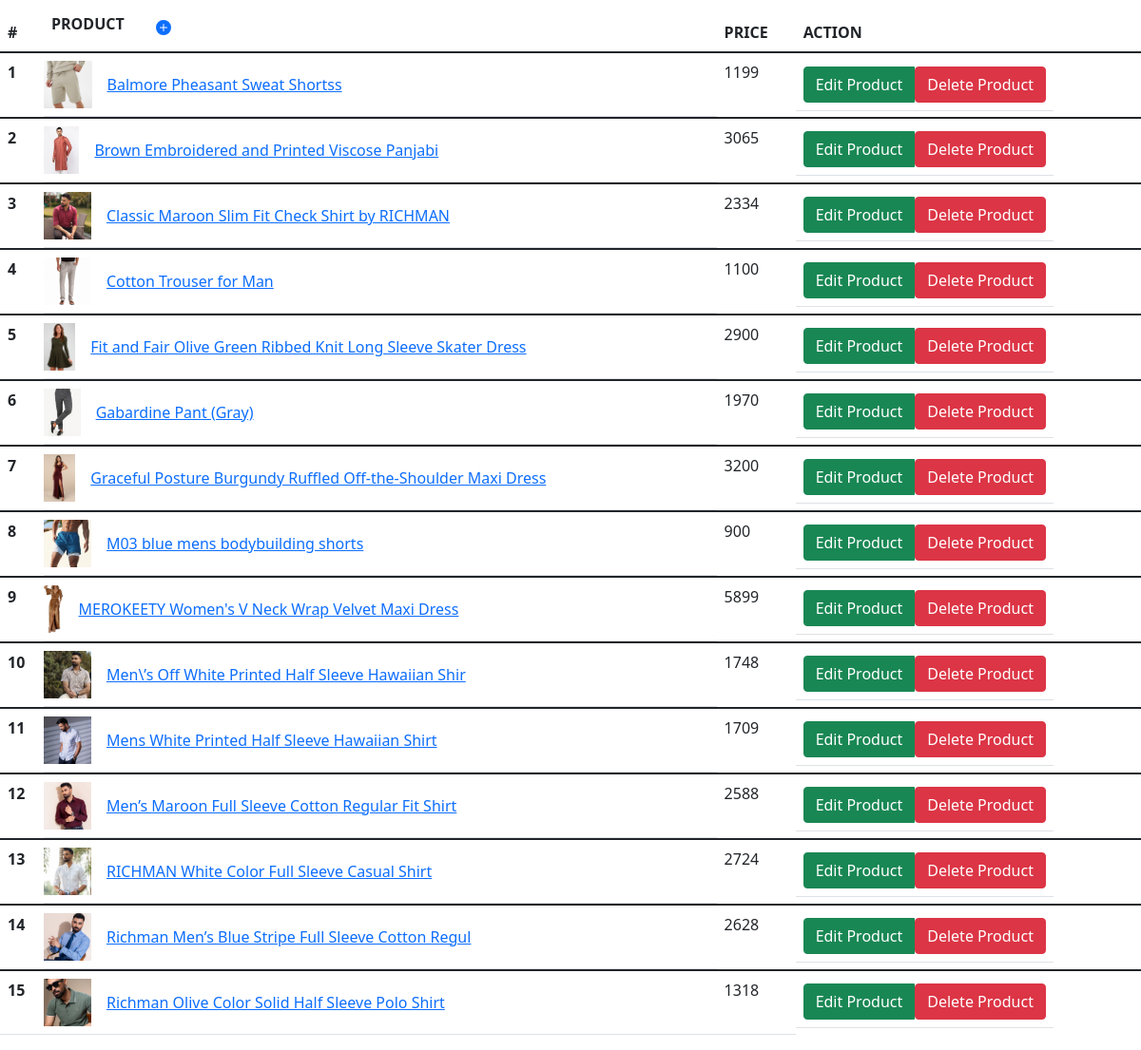
/dashboard/, run on the app's committed database.
### shop/models.py (models this page shows)
class Product(models.Model):
    category = models.ForeignKey(Category, on_delete=models.CASCADE)
    name = models.CharField(max_length=50)
    slug = models.SlugField(unique=True)
    image = models.ImageField(upload_to='product/image')
    ditails = models.TextField()
    color =  models.ManyToManyField(Color,null=True,blank=True)
    size = models.ManyToManyField(Size,null=True,blank=True)
    price = models.IntegerField()
    stock = models.IntegerField()
    isAvilable = models.BooleanField(default=True)
    def url(self):
        return reverse('product',args=[self.category.slug ,self.slug])

### dash/views.py (the view, shortened to what this page needs)
# urls.py: path('dashboard/',dash ,name='dash'),
def dash(request):
    products = Product.objects.all().order_by('name')
    cats = Category.objects.all().order_by('name')
    colors = Color.objects.all().order_by('color')
    sizes = Size.objects.all().order_by('size')
    context = {
        'product' : products,
        'cat' : cats,
        'colors' :colors,
        'sizes' : sizes
    }
    return render(request,'dash.html',context)

### shop/models.py (called while the page is built)
    def __str__(self):
        return self.color

    def __str__(self):
        return self.size

### templates/dash.html (shortened to what this page needs)
<!doctype html>
<html lang="en">
<head>
  <link href="https://cdn.jsdelivr.net/npm/bootstrap@5.1.3/dist/css/bootstrap.min.css" rel="stylesheet"
>
</head>
<body>
  <table class="table">
    <thead>
      <tr>
        <th scope="col">#</th>
        <th scope="col">PRODUCT
          <button type="button" class="btn btn-link ms-3" data-toggle="modal" data-target="#exampleModalCenteradd">
            <svg xmlns="http://www.w3.org/2000/svg" width="16" height="16" fill="currentColor"
              class="bi bi-plus-circle-fill" viewBox="0 0 16 16">
              <path
                d="M16 8A8 8 0 1 1 0 8a8 8 0 0 1 16 0M8.5 4.5a.5.5 0 0 0-1 0v3h-3a.5.5 0 0 0 0 1h3v3a.5.5 0 0 0 1 0v-3h3a.5.5 0 0 0 0-1h-3z" />
            </svg>
          </button>
        </th>
        <th scope="col">PRICE</th>
        <th scope="col">ACTION</th>
      </tr>
    </thead>
    {%for item in product%}
    <tbody>
      <tr>
        <th scope="row">{{forloop.counter}}</th>
        <td class="d-flex align-items-center border-top-0 border-bottom px-0 py-6">
          <div class="imgHold">
            <img src='{{item.image.url}}' alt="image description" class="img-fluid">
          </div>
          <span class="title pl-2 ms-3"> <a href="{{item.url}}">{{item.name}}</a></span>
        </td>
        <td>{{item.price}}</td>
        <td class="btn-group ps-20" role="group" aria-label="Basic mixed styles example">
          <button type="button" class="btn btn-success" data-toggle="modal"
            data-target="#exampleModalCenter{{item.id}}"> Edit Product </button>
          <a href=""> <button type="button" class="btn btn-danger"> Delete Product</button></a>
        </td>
      </tr>
      {%endfor%}
    </tbody>
  </table>
</body>
</html>

### templates/dash.html (style rules this page uses)
.imgHold img { width: auto; height: auto; max-width: 100%; max-height: 50px; }

### data on the page
Product: image (picture), name "Balmore Pheasant Sweat Shortss", price "1199"
Product: image (picture), name "Brown Embroidered and Printed Viscose Panjabi", price "3065"
Product: image (picture), name "Classic Maroon Slim Fit Check Shirt by RICHMAN", price "2334"
Product: image (picture), name "Cotton Trouser for Man", price "1100"
Product: image (picture), name "Fit and Fair Olive Green Ribbed Knit Long Sleeve Skater Dress", price "2900"
Product: image (picture), name "Gabardine Pant (Gray)", price "1970"
Product: image (picture), name "Graceful Posture Burgundy Ruffled Off-the-Shoulder Maxi Dress", price "3200"
Product: image (picture), name "M03 blue mens bodybuilding shorts", price "900"
Product: image (picture), name "MEROKEETY Women's V Neck Wrap Velvet Maxi Dress", price "5899"
Product: image (picture), name "Men\\’s Off White Printed Half Sleeve Hawaiian Shir", price "1748"
Product: image (picture), name "Mens White Printed Half Sleeve Hawaiian Shirt", price "1709"
Product: image (picture), name "Men’s Maroon Full Sleeve Cotton Regular Fit Shirt", price "2588"
Product: image (picture), name "RICHMAN White Color Full Sleeve Casual Shirt", price "2724"
Product: image (picture), name "Richman Men’s Blue Stripe Full Sleeve Cotton Regul", price "2628"
Product: image (picture), name "Richman Olive Color Solid Half Sleeve Polo Shirt", price "1318"
